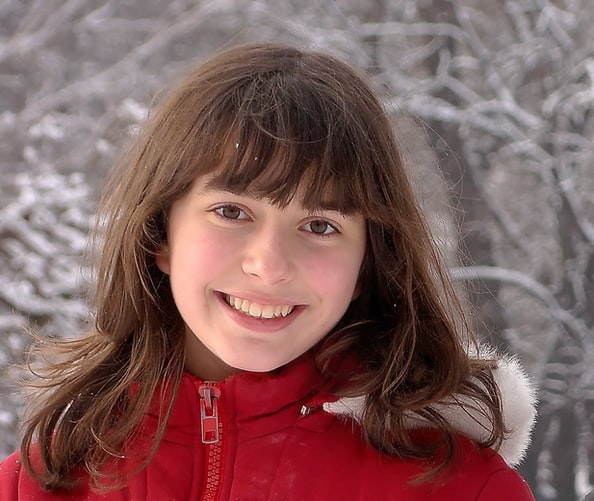
#> input picture Big eyebrows and Red Glasses Filter/Images/Image.jpg, 594 x 501 px, given in place of p8.jpg, which was not available
$ python Code.py   (older library calls are emulated)
#> lines starting #> are read from the running program, lines starting #| are printed output that depends on the picture; pictures that were not available may be replaced by others from this repository, and a replacement may not be noted
from PIL import Image

img = Image.open('p8.jpg')   #image name input (exp-> "xyz.jpg")
#> img is the input picture: PIL image 594x501 RGB; mean R, G, B 129.2, 94.8, 93.5

img = img.resize((900, 900), Image.ANTIALIAS)
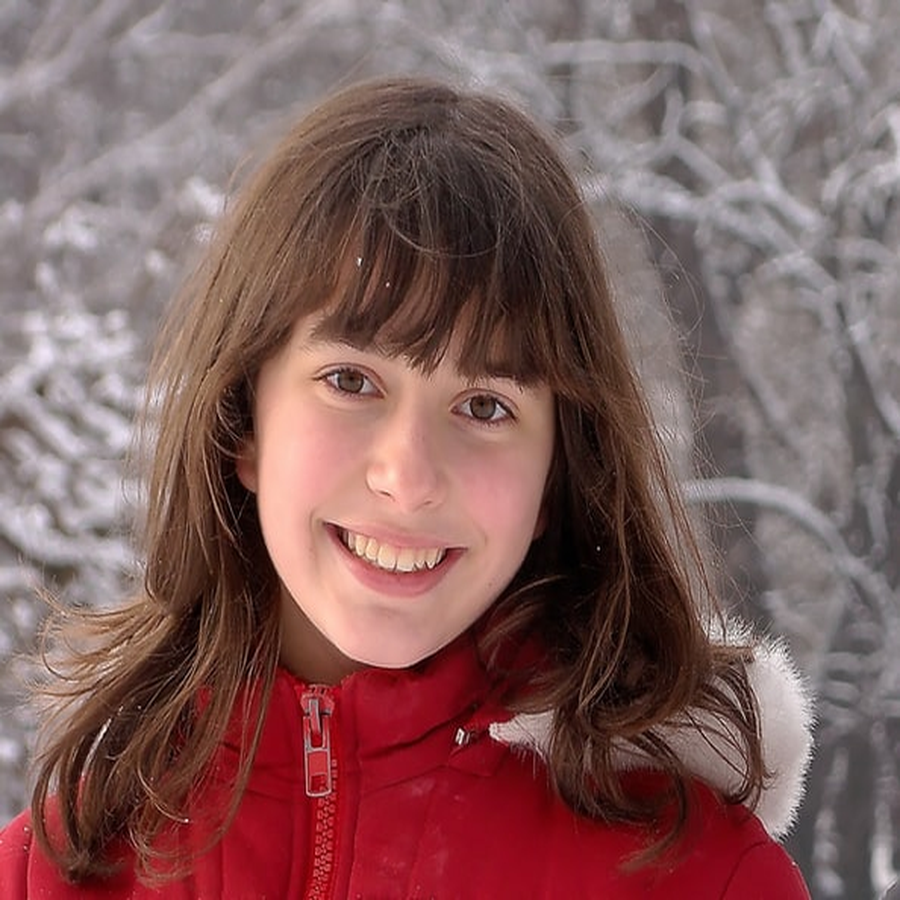
#> img: PIL image 900x900 RGB; mean R, G, B 129.2, 94.8, 93.5
img.save('resized_image.jpg')
#img.show()


filename1 = 'resized_image.jpg'

# Back Image
filename = 'frame.png'  #frame image already given

# Open Front Image
frontImage = Image.open(filename)
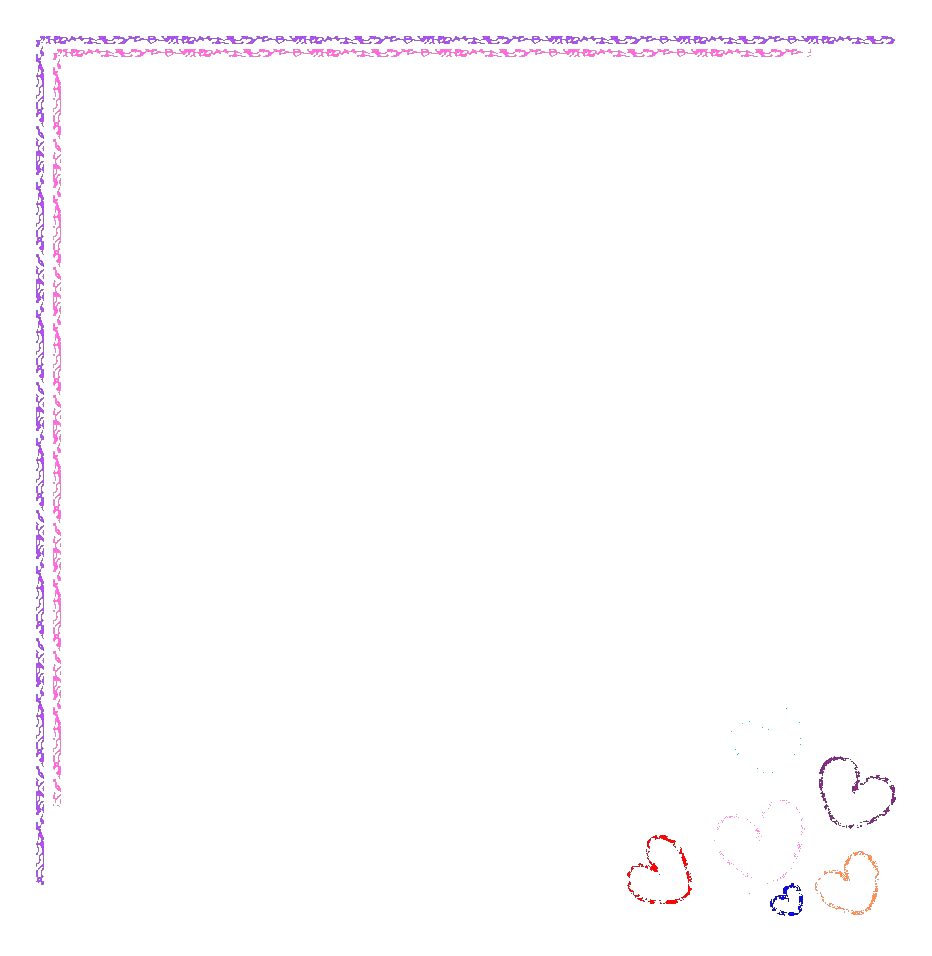
#> input picture Frame Filter/Images/frame.png, 932 x 956 px, found by its file name
#> frontImage is the input picture: PIL image 932x956 RGBA; mean R, G, B, A 3.1, 1.6, 3.2, 4.1

# Open Background Image
background = Image.open(filename1)

# Convert image to RGBA
frontImage = frontImage.convert("RGBA")

# Convert image to RGBA
background = background.convert("RGBA")
#> background: PIL image 900x900 RGBA


# Calculate width to be at the center
width = (background.width - frontImage.width) // 2
#> width = -16

# Calculate height to be at the center
height = (background.height - frontImage.height) // 2
#> height = -28

# Paste the frontImage at (width, height)
background.paste(frontImage, (width, height), frontImage)
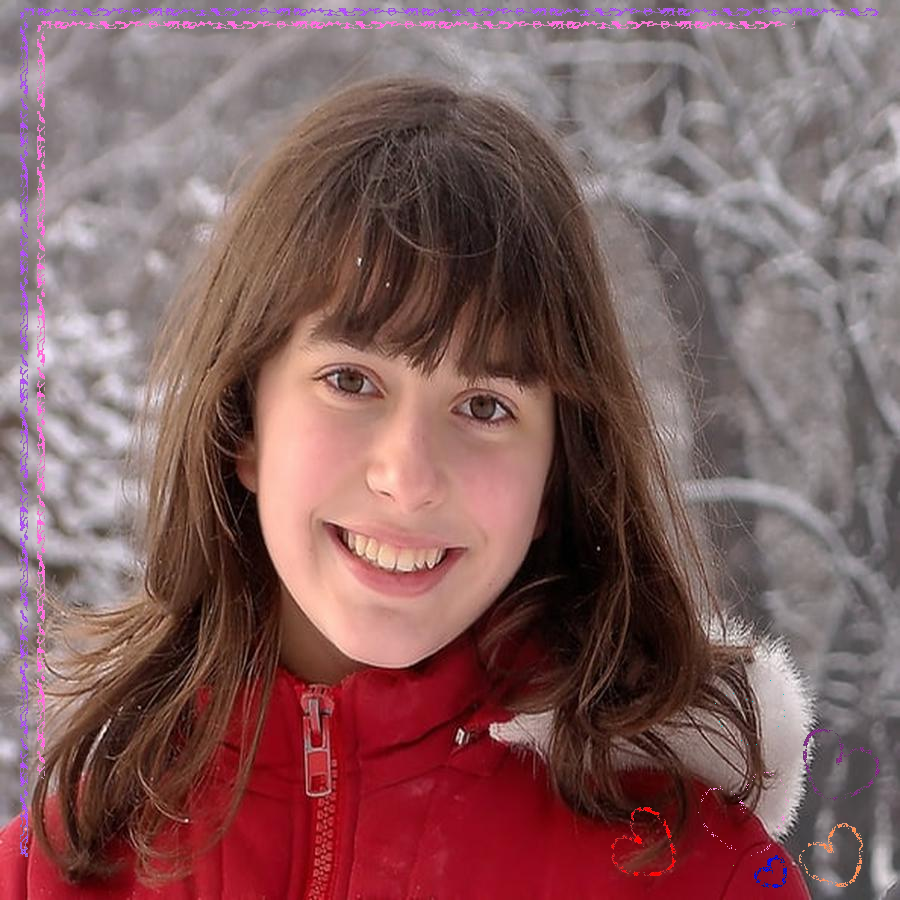
#> background: PIL image 900x900 RGBA; mean R, G, B, A 130, 94.4, 94.7, 255

# Save this image
background.save("Filter_frame.png", format="png")
background.show()
